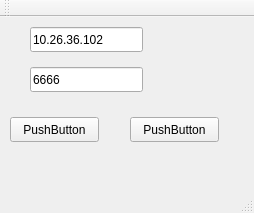
<?xml version="1.0" encoding="UTF-8"?>
<ui version="4.0">
 <class>MainWindow</class>
 <widget class="QMainWindow" name="MainWindow">
  <property name="geometry">
   <rect>
    <x>0</x>
    <y>0</y>
    <width>254</width>
    <height>213</height>
   </rect>
  </property>
  <property name="windowTitle">
   <string>MainWindow</string>
  </property>
  <widget class="QWidget" name="centralWidget">
   <widget class="QLineEdit" name="lineEditIP">
    <property name="geometry">
     <rect>
      <x>30</x>
      <y>10</y>
      <width>113</width>
      <height>25</height>
     </rect>
    </property>
    <property name="text">
     <string>10.26.36.102</string>
    </property>
   </widget>
   <widget class="QLineEdit" name="lineEditPort">
    <property name="geometry">
     <rect>
      <x>30</x>
      <y>50</y>
      <width>113</width>
      <height>25</height>
     </rect>
    </property>
    <property name="text">
     <string>6666</string>
    </property>
   </widget>
   <widget class="QPushButton" name="buttonFile">
    <property name="geometry">
     <rect>
      <x>10</x>
      <y>100</y>
      <width>89</width>
      <height>25</height>
     </rect>
    </property>
    <property name="text">
     <string>PushButton</string>
    </property>
   </widget>
   <widget class="QPushButton" name="buttonSend">
    <property name="geometry">
     <rect>
      <x>130</x>
      <y>100</y>
      <width>89</width>
      <height>25</height>
     </rect>
    </property>
    <property name="text">
     <string>PushButton</string>
    </property>
   </widget>
  </widget>
  <widget class="QMenuBar" name="menuBar">
   <property name="geometry">
    <rect>
     <x>0</x>
     <y>0</y>
     <width>254</width>
     <height>22</height>
    </rect>
   </property>
  </widget>
  <widget class="QToolBar" name="mainToolBar">
   <attribute name="toolBarArea">
    <enum>TopToolBarArea</enum>
   </attribute>
   <attribute name="toolBarBreak">
    <bool>false</bool>
   </attribute>
  </widget>
  <widget class="QStatusBar" name="statusBar"/>
 </widget>
 <layoutdefault spacing="6" margin="11"/>
 <resources/>
 <connections/>
</ui>
